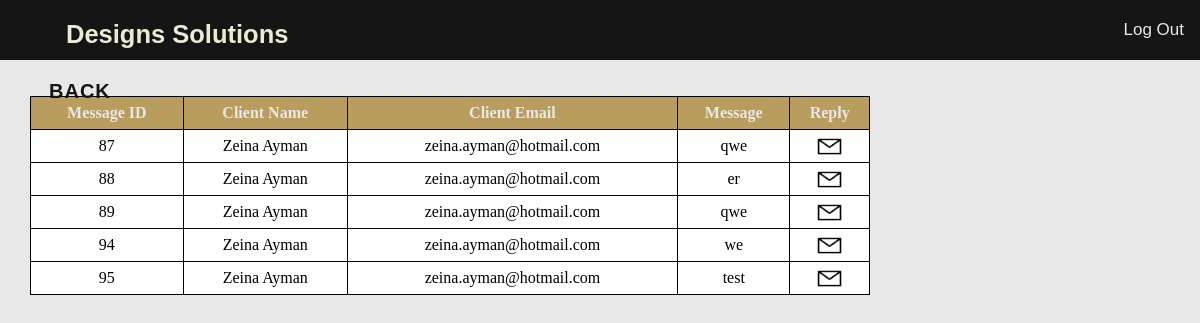
The page /public/Admin/Messages.php on the database its author committed.
### tables this page shows
CREATE TABLE `contact_messages` (
  `id` int(11) NOT NULL,
  `name` varchar(255) NOT NULL,
  `email` varchar(255) NOT NULL,
  `phone` int(22) NOT NULL,
  `message` text NOT NULL
);

### PHP/DB.php (called while the page is built, shortened)
<?php
  class DB {
      public $query;
      public function __construct($host = 'localhost', $username = 'root', $password = '', $dbname = 'ds', $charset = 'utf8') {
    		$this->connection = new mysqli($host, $username, $password, $dbname);
    		$this->connection->set_charset($charset);
    	}
      public function query()
      {
        $result=$this->connection->query($this->query);
        if (($result === TRUE) || ($result->num_rows > 0))
          {
            return $result;
          }
          else
          {
            return "Error: " . $this->query . "<br>" . $this->connection->error;
          }
      }
      public function fetchAll($table)
      {
        $this->query="SELECT * FROM ".$table;
        $result = $this->query();
        return $result;
      }
  }
 ?>

### app/Model/Support.php (called while the page is built, shortened)
<?php
  class Support extends Employee
  {
    public function GetMessages()
    {
      $result=$this->DB->fetchAll('contact_messages');
      return $result;
    }
}

### app/Controller/SupportController.php (called while the page is built, shortened)
<?php
class SupportController extends UserController
{
  public function C_GetMessages()
 {
   $this->Model->connect();
   $res=$this->Model->GetMessages();
   return $res;
 }
}

### app/View/ViewSupport.php (the view, shortened to what this page needs)
<?php
include_once '../../app/Model/Support.php';
class ViewSupport extends ViewUser
{
  public function ViewMessages($result)
  {
    $html="";
    if ($result->num_rows > 0) {
      $html.="<table>";
      $html.="<tr class='r1'>";
      $html.="<th>Message ID</th>";
      $html.="<th>Client Name</th>";
      $html.="<th>Client Email</th>";
      $html.="<th>Message</th>";
      $html.="<th>Reply</th>";
      $html.=" </tr>";
      while($row = $result->fetch_assoc()) {
        $id=$row["id"];
        $name=$row['name'];
        $email=$row["email"];
        $msg=$row["message"];
        $html.="<tr>";
        $html.="<td>$id</td>";
        $html.="<td>$name</td>";
        $html.="<td>$email</td>";
        $html.="<td>$msg</td>";
        $html.="<td><a href='mailto:$email'><img src='../images/email.png' class='editimg'></a></td>";
        $html.="</tr>";
      }
    $html.="</table>";
    }
    else {
      echo "no messages found";
    }
    return $html;
  }
}

### public/css/master.css (style rules this page uses)
* { margin:0; }
img { border-radius: 10%; width: 95%; }

### public/css/Tables.css (style rules this page uses)
table { width: 70%; margin-top :3%; margin-left: 2.5%; }
table, th, td { border: 1px solid black; border-collapse: collapse; }
td,th { line-height: 30px; }
th { color: #E9E8E8; }
.r1 { background-color: #B89D5F; }
td { text-align: center; background-color: white; }
.editimg { width : 27; height : 25; }

### rows shown on the page
contact_messages: id "87", name "Zeina Ayman", email "zeina.ayman@hotmail.com", message "qwe"
contact_messages: id "88", name "Zeina Ayman", email "zeina.ayman@hotmail.com", message "er"
contact_messages: id "89", name "Zeina Ayman", email "zeina.ayman@hotmail.com", message "qwe"
contact_messages: id "94", name "Zeina Ayman", email "zeina.ayman@hotmail.com", message "we"
contact_messages: id "95", name "Zeina Ayman", email "zeina.ayman@hotmail.com", message "test"
